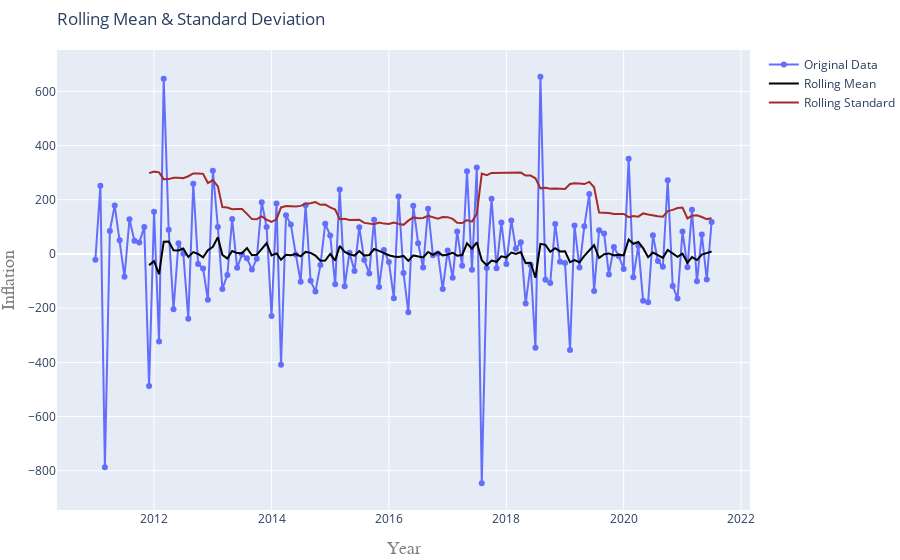

Write notebook code for a chart like this one.
### Markdown cell above
### DIFFERENCING — ELIMINATING TREND AND SEASONALITY

Seasonal First Difference

### Code cell
Train_seasonal_difference = df.Orders - df.Orders.shift(12)
Train_seasonal_first_difference = Train_seasonal_difference - Train_seasonal_difference.shift(1)
#Plotting and testing the time series for stationarity
TestStationaryPlot(Train_seasonal_first_difference.dropna(inplace=False))
adf_test(Train_seasonal_first_difference.dropna(inplace=False))

### Figure 1 — Plotly figure (JSON) as saved in the notebook; plotly's stock layout.template omitted (floating-point values rounded to 4 significant figures; data arrays with more than 128 entries replaced by an {"elided": "..."} marker saying what was removed)
{"data": [{"mode": "lines+markers", "name": "Original Data", "type": "scatter", "x": {"elided": "140 str values"}, "y": [-21, 252, -787, 85, 179, 51, -84, 128, 49, 42, 100, -487, 156, -323, 647, 89, -204, 40, 1, -239, 259, -37, -54, -169, 307, 100, -129, -78, 129, -51, -2, -16, -57, -18, 191, 100, -229, 186, -409, 143, 109, -2, -102, 180, -99, -138, -41, 112, 68, -112, 238, -119, 5, -63, 99, -22, -72, 126, -122, 15, -30, -163, 212, -70, -215, 178, 40, -50, 167, -5, 2, -129, 13, -88, 83, -43, 305, -58, 319, -846, -52, 204, -53, 116, -37, 124, 19, 43, -183, -41, -346, 654, -95, -107, 111, -29, -33, -354, 105, -50, 102, 221, -137, 88, 76, -76, 26, -7, -55, 351, -86, 30, -173, -178, 69, -26, -47, 272, -118, -164, 83, -49, 163, -101, 72, -94, 118]}, {"line": {"color": "black", "width": 2}, "mode": "lines", "name": "Rolling Mean", "type": "scatter", "x": {"elided": "140 str values"}, "y": [null, null, null, null, null, null, null, null, null, null, null, -41.08, -26.33, -74.25, 45.25, 45.58, 13.67, 12.75, 19.83, -10.75, 6.75, 0.1667, -12.67, 13.83, 26.42, 61.67, -3, -16.92, 10.83, 3.25, 3, 21.58, -4.75, -3.167, 17.25, 39.67, -5, 2.167, -21.17, -2.75, -4.417, -0.3333, -8.667, 7.667, 4.167, -5.833, -25.17, -24.17, 0.5833, -24.25, 29.67, 7.833, -0.8333, -5.917, 10.83, -6, -3.75, 18.25, 11.5, 3.417, -4.75, -9, -11.17, -7.083, -25.42, -5.333, -10.25, -12.58, 7.333, -3.583, 6.75, -5.25, -1.667, 4.583, -6.167, -3.917, 39.42, 19.75, 43, -23.33, -41.58, -24.17, -28.75, -8.333, -12.5, 5.167, -0.1667, 7, -33.67, -32.25, -87.67, 37.33, 33.75, 7.833, 21.5, 9.417, 9.75, -30.08, -22.92, -30.67, -6.917, 14.92, 32.33, -14.83, -0.5833, 2, -5.083, -3.25, -5.083, 53.67, 37.75, 44.42, 21.5, -11.75, 5.417, -4.083, -14.33, 14.67, 2.667, -10.42, 1.083, -32.25, -11.5, -22.42, -2, 5, 9.083]}, {"line": {"color": "brown", "width": 2}, "mode": "lines", "name": "Rolling Standard", "type": "scatter", "x": {"elided": "140 str values"}, "y": [null, null, null, null, null, null, null, null, null, null, null, 298.4, 303.8, 301.3, 276.2, 276.3, 281.5, 281.4, 279.8, 286.9, 297.1, 297.1, 295.7, 261.7, 272.5, 249.6, 172.9, 171.6, 165.4, 166.0, 166.0, 148.0, 128.7, 128.4, 138.7, 127.1, 118.5, 127.7, 171.8, 176.9, 175.6, 175.0, 177.5, 185.6, 187.3, 191.7, 181.5, 182.3, 171.8, 163.9, 128.4, 129.7, 125.7, 127.0, 126.4, 114.8, 113.0, 110.2, 116.4, 112.1, 110.5, 115.9, 111.0, 107.5, 122.9, 135.3, 132.2, 132.7, 140.6, 135.6, 130.4, 136.0, 135.9, 129.4, 115.1, 114.0, 124.8, 119.5, 147.6, 296.7, 290.6, 299.2, 299.1, 300.0, 300.1, 301.5, 300.5, 300.4, 289.2, 289.2, 279.3, 242.2, 244.0, 240.7, 241.6, 240.1, 240.0, 258.3, 261.0, 260.2, 258.1, 265.9, 246.2, 152.8, 152.6, 150.9, 147.2, 147.0, 147.6, 135.9, 140.5, 137.8, 149.7, 145.6, 141.6, 139.4, 137.4, 158.4, 162.8, 169.8, 171.2, 131.1, 141.2, 142.7, 136.6, 128.7, 131.7]}], "layout": {"margin": {"b": 50, "l": 10, "r": 0, "t": 50}, "title": {"text": "Rolling Mean & Standard Deviation", "x": 0, "xref": "paper"}, "xaxis": {"title": {"font": {"color": "#7f7f7f", "family": "Courier New, monospace", "size": 18}, "text": "Year"}}, "yaxis": {"title": {"font": {"color": "#7f7f7f", "family": "Courier New, monospace", "size": 18}, "text": "Inflation"}}}}
